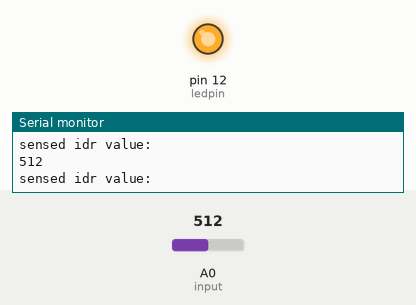
This sketch was run on a simulated Arduino Uno, built with avr-gcc and run on an emulated ATmega328P. Shown: output pins drawn as LEDs (lit = HIGH), the last lines printed to the serial monitor. The test bench sets the inputs (shaded band); at power-on: A0 (input) = 512.

Above: at 1.2 s.
1.3 s: A0 (input) set to 976
4.3 s: A0 (input) set to 999
At 5.2 s:
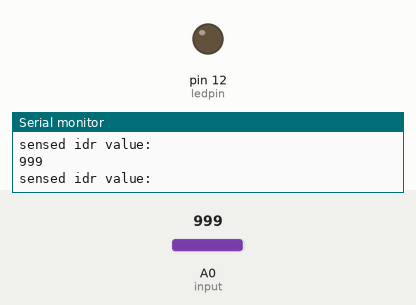
5.8 s: A0 (input) set to 900
At 7.2 s:
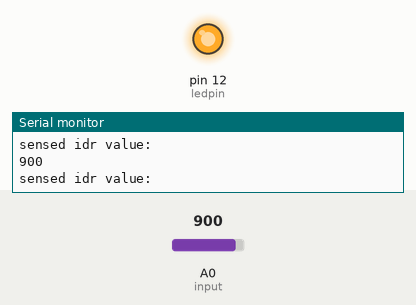
Timing chart, 0 to 8.8 s (numbered marks = the images above; inputs shaded):
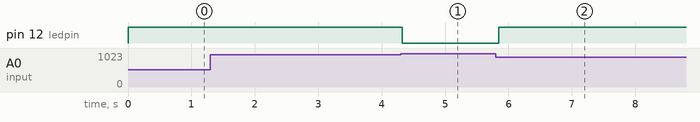

The sketch:

ldr.ino
```cpp
int input=A0;
int ledpin=12;


void setup() {
  // put your setup code here, to run once:
  pinMode(A0,INPUT);
  pinMode(12,OUTPUT);
  Serial.begin(9600);

}

void loop() {
  // put your main code here, to run repeatedly:
  int value=analogRead(input);
  Serial.println("sensed idr value:");
  Serial.println(value);
  int tr=990;
  if(value<tr)
   digitalWrite(ledpin,HIGH);
  else
    digitalWrite(ledpin,LOW);
}
```

Measured:
- the behaviour switches between 989 and 990 on A0 (input) (found by bisection; images 0 and 1)
- after the input at 4.3 s, pin 12 (ledpin): HIGH → LOW at once
- after the input at 5.8 s, pin 12 (ledpin): LOW → HIGH after 0.05 s
